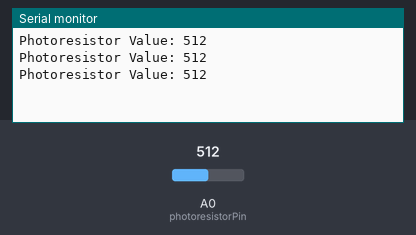
Simulated run of this sketch. Board: Arduino Uno, built with avr-gcc and run on an emulated ATmega328P. Shown: the last lines printed to the serial monitor. Inputs (shaded band) come from the test bench; at power-on: A0 (photoresistorPin) = 512.

Above: at 1.3 s.
1.4 s: A0 (photoresistorPin) set to 716
At 1.9 s:
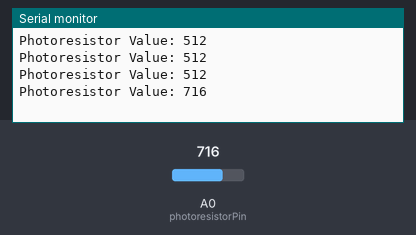
2.9 s: A0 (photoresistorPin) set to 900
At 3.4 s:
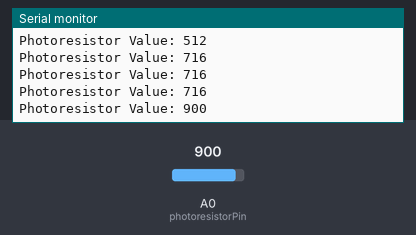
Timing chart, 0 to 5.9 s (numbered marks = the images above; inputs shaded):
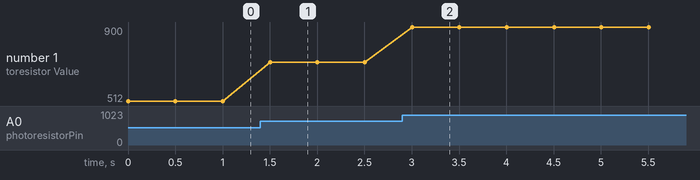

The sketch:

dht11.ino
```cpp
// Pin for the photoresistor
int photoresistorPin = A0;

void setup() {
  // Start serial communication
  Serial.begin(9600);
}

void loop() {
  // Read the analog value from the photoresistor
  int photoresistorValue = analogRead(photoresistorPin);

  // Print the value to the serial monitor
  Serial.print("Photoresistor Value: ");
  Serial.println(photoresistorValue);

  // Add a small delay to avoid overwhelming
  // the serial monitor
  delay(500);
}
```

Measured:
- after the input at 1.4 s, the serial monitor: prints a new line after 0.10 s (image 1)
- after the input at 2.9 s, the serial monitor: prints a new line after 0.10 s (image 2)
- plotted number 1: 512 → 716 after the input at 1.4 s, 716 → 900 after the input at 2.9 s
